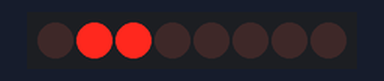
The sketch below on a simulated Arduino Uno, built with avr-gcc and run on an emulated ATmega328P. Parts: 8 shift-register outputs drawn as a row of LEDs (first output left, lit = HIGH). Wiring (inferred from the names in the program): shift register (74HC595): data pin 2; shift clock pin 3; latch pin 4. Wiring (inferred from the signals the program sends): row of LEDs: on Q0, Q1, Q2, Q3, Q4, Q5, Q6, Q7.

Above: at 0.3 s.
At 0.7 s:
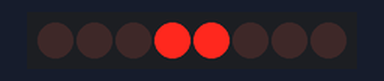
At 1.2 s:
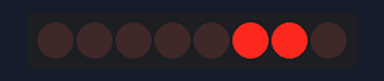
At 3.4 s:
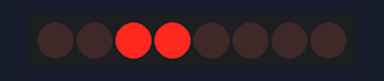
At 4.4 s:
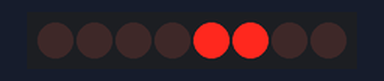
At 5.5 s:
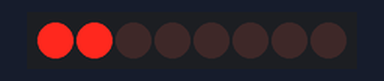
Timing chart, 0 to 6.7 s (numbered marks = the images above):
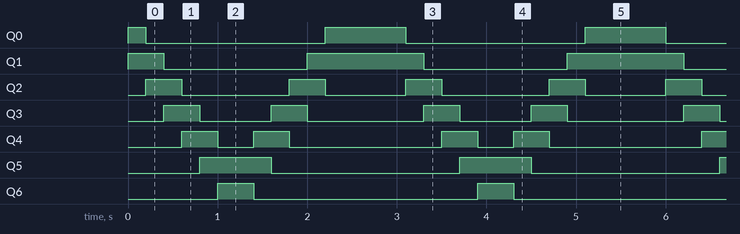

Measured:
- by itself, Q0: repeats every 2.9 s: LOW 2.0 s, HIGH 0.90 s
- by itself, Q1: repeats every 2.9 s: LOW 1.6 s, HIGH 1.3 s
- by itself, Q2: repeats every 2.9 s: LOW 1.2 s, HIGH 0.40 s, LOW 0.90 s, HIGH 0.40 s
- by itself, Q3: repeats every 2.9 s: LOW 0.80 s, HIGH 0.40 s, LOW 1.3 s, HIGH 0.40 s
- by itself, Q4: repeats every 2.9 s: LOW 0.40 s, HIGH 0.40 s, LOW 1.7 s, HIGH 0.40 s
- by itself, Q5: alternates HIGH for 0.80 s and LOW for 2.1 s
- by itself, Q6: alternates HIGH for 0.40 s and LOW for 2.5 s

The sketch:

Shiftregister_WaveEffect.ino
```cpp
int DataPin = 2;   // Data Pin connected to Pin 2
int ClockPin = 3;  // Clock Pin connected to Pin 3
int LatchPin = 4;  // Latch Pin connected to Pin 4
byte Data = 0;     // Data to be sent to shift register

void setup() {
    pinMode(DataPin, OUTPUT);
    pinMode(ClockPin, OUTPUT);
    pinMode(LatchPin, OUTPUT);
}

void loop() {
    waveEffect();  // Call wave effect function
    delay(500);
}

// Function to send data to shift register
void shiftData(byte dataOut) {
    digitalWrite(LatchPin, LOW);  // Prepare shift register for data
    shiftOut(DataPin, ClockPin, MSBFIRST, dataOut);  // Send data
    digitalWrite(LatchPin, HIGH); // Output data to LEDs
}

// Function to create a wave effect
void waveEffect() {
    for (int i = 0; i < 6; i++) {  // Assuming 6-bit LEDs
        Data = (1 << i) | (1 << (i + 1)); // Two adjacent LEDs ON
        shiftData(Data);
        delay(200);
    }

    for (int i = 6; i > 0; i--) {  // Move wave backward
        Data = (1 << i) | (1 << (i - 1));
        shiftData(Data);
        delay(200);
    }
}
```
